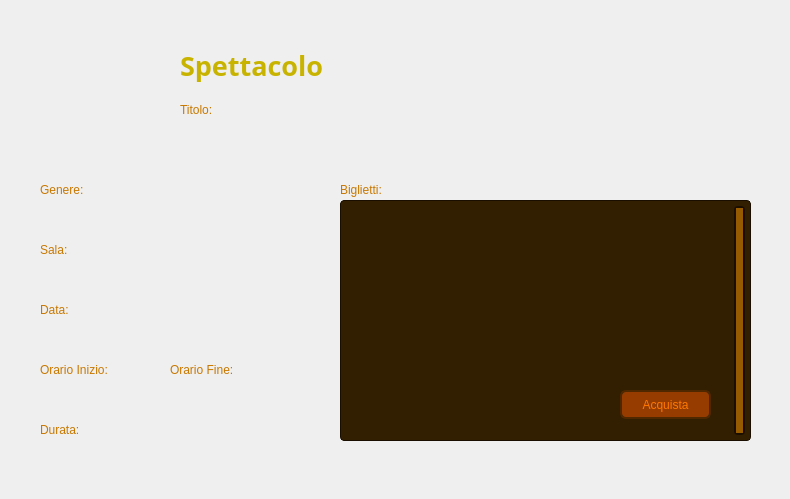
<?xml version="1.0" encoding="UTF-8"?>
<ui version="4.0">
 <class>VistaVisualizzaSpettacoloCliente</class>
 <widget class="QWidget" name="VistaVisualizzaSpettacoloCliente">
  <property name="geometry">
   <rect>
    <x>0</x>
    <y>0</y>
    <width>790</width>
    <height>499</height>
   </rect>
  </property>
  <property name="windowTitle">
   <string>Spettacolo - CineMax</string>
  </property>
  <widget class="QLabel" name="Sfondo">
   <property name="geometry">
    <rect>
     <x>0</x>
     <y>0</y>
     <width>791</width>
     <height>501</height>
    </rect>
   </property>
   <property name="font">
    <font>
     <family>Segoe UI</family>
    </font>
   </property>
   <property name="styleSheet">
    <string notr="true">QLabel {
    background: qlineargradient(
        x1: 0, y1: 1,
        x2: 0, y2: 0,
		stop: 0 #321E00,
        stop: 1 #643C00
    );
}</string>
   </property>
   <property name="text">
    <string/>
   </property>
  </widget>
  <widget class="QLabel" name="labelIconaFoto">
   <property name="geometry">
    <rect>
     <x>30</x>
     <y>30</y>
     <width>131</width>
     <height>131</height>
    </rect>
   </property>
   <property name="text">
    <string/>
   </property>
   <property name="pixmap">
    <pixmap>Immagini/IconaFotoCliente.png</pixmap>
   </property>
   <property name="scaledContents">
    <bool>true</bool>
   </property>
  </widget>
  <widget class="QLabel" name="labelTitolo">
   <property name="geometry">
    <rect>
     <x>180</x>
     <y>100</y>
     <width>63</width>
     <height>20</height>
    </rect>
   </property>
   <property name="styleSheet">
    <string notr="true">QLabel {
    color: #C87800;
}</string>
   </property>
   <property name="text">
    <string>Titolo:</string>
   </property>
   <property name="alignment">
    <set>Qt::AlignmentFlag::AlignLeading|Qt::AlignmentFlag::AlignLeft|Qt::AlignmentFlag::AlignVCenter</set>
   </property>
  </widget>
  <widget class="QLabel" name="labelTitoloPrincipale">
   <property name="geometry">
    <rect>
     <x>180</x>
     <y>30</y>
     <width>291</width>
     <height>71</height>
    </rect>
   </property>
   <property name="font">
    <font>
     <family>Segoe UI Variable</family>
     <pointsize>20</pointsize>
     <bold>true</bold>
    </font>
   </property>
   <property name="styleSheet">
    <string notr="true">QLabel {
    color: #C8B400;
}</string>
   </property>
   <property name="text">
    <string>Spettacolo</string>
   </property>
   <property name="alignment">
    <set>Qt::AlignmentFlag::AlignLeading|Qt::AlignmentFlag::AlignLeft|Qt::AlignmentFlag::AlignVCenter</set>
   </property>
  </widget>
  <widget class="ClickableLabel" name="labelHomeButton">
   <property name="geometry">
    <rect>
     <x>700</x>
     <y>20</y>
     <width>63</width>
     <height>61</height>
    </rect>
   </property>
   <property name="text">
    <string/>
   </property>
   <property name="pixmap">
    <pixmap>Immagini/HomeButtonCliente.png</pixmap>
   </property>
   <property name="scaledContents">
    <bool>true</bool>
   </property>
  </widget>
  <widget class="QLabel" name="labelGenere">
   <property name="geometry">
    <rect>
     <x>40</x>
     <y>180</y>
     <width>81</width>
     <height>20</height>
    </rect>
   </property>
   <property name="styleSheet">
    <string notr="true">QLabel {
    color: #C87800;
}</string>
   </property>
   <property name="text">
    <string>Genere:</string>
   </property>
   <property name="alignment">
    <set>Qt::AlignmentFlag::AlignLeading|Qt::AlignmentFlag::AlignLeft|Qt::AlignmentFlag::AlignVCenter</set>
   </property>
  </widget>
  <widget class="QLabel" name="labelTitoloSpettacolo">
   <property name="geometry">
    <rect>
     <x>180</x>
     <y>120</y>
     <width>301</width>
     <height>20</height>
    </rect>
   </property>
   <property name="styleSheet">
    <string notr="true">QLabel {
    color: #965A00;
}</string>
   </property>
   <property name="text">
    <string/>
   </property>
  </widget>
  <widget class="QLabel" name="labelGenereSpettacolo">
   <property name="geometry">
    <rect>
     <x>40</x>
     <y>200</y>
     <width>131</width>
     <height>20</height>
    </rect>
   </property>
   <property name="styleSheet">
    <string notr="true">QLabel {
    color: #965A00;
}</string>
   </property>
   <property name="text">
    <string/>
   </property>
  </widget>
  <widget class="QLabel" name="labelOrarioInizio">
   <property name="geometry">
    <rect>
     <x>40</x>
     <y>360</y>
     <width>101</width>
     <height>20</height>
    </rect>
   </property>
   <property name="styleSheet">
    <string notr="true">QLabel {
    color: #C87800;
}</string>
   </property>
   <property name="text">
    <string>Orario Inizio:</string>
   </property>
   <property name="alignment">
    <set>Qt::AlignmentFlag::AlignLeading|Qt::AlignmentFlag::AlignLeft|Qt::AlignmentFlag::AlignVCenter</set>
   </property>
  </widget>
  <widget class="QLabel" name="labelOrarioInizioSpettacolo">
   <property name="geometry">
    <rect>
     <x>40</x>
     <y>380</y>
     <width>41</width>
     <height>20</height>
    </rect>
   </property>
   <property name="styleSheet">
    <string notr="true">QLabel {
    color: #965A00;
}</string>
   </property>
   <property name="text">
    <string/>
   </property>
  </widget>
  <widget class="QLabel" name="labelSala">
   <property name="geometry">
    <rect>
     <x>40</x>
     <y>240</y>
     <width>81</width>
     <height>20</height>
    </rect>
   </property>
   <property name="styleSheet">
    <string notr="true">QLabel {
    color: #C87800;
}</string>
   </property>
   <property name="text">
    <string>Sala:</string>
   </property>
   <property name="alignment">
    <set>Qt::AlignmentFlag::AlignLeading|Qt::AlignmentFlag::AlignLeft|Qt::AlignmentFlag::AlignVCenter</set>
   </property>
  </widget>
  <widget class="QLabel" name="labelSalaSpettacolo">
   <property name="geometry">
    <rect>
     <x>40</x>
     <y>260</y>
     <width>31</width>
     <height>20</height>
    </rect>
   </property>
   <property name="styleSheet">
    <string notr="true">QLabel {
    color: #965A00;
}</string>
   </property>
   <property name="text">
    <string/>
   </property>
  </widget>
  <widget class="QLabel" name="labelData">
   <property name="geometry">
    <rect>
     <x>40</x>
     <y>300</y>
     <width>81</width>
     <height>20</height>
    </rect>
   </property>
   <property name="styleSheet">
    <string notr="true">QLabel {
    color: #C87800;
}</string>
   </property>
   <property name="text">
    <string>Data:</string>
   </property>
   <property name="alignment">
    <set>Qt::AlignmentFlag::AlignLeading|Qt::AlignmentFlag::AlignLeft|Qt::AlignmentFlag::AlignVCenter</set>
   </property>
  </widget>
  <widget class="QLabel" name="labelDataSpettacolo">
   <property name="geometry">
    <rect>
     <x>40</x>
     <y>320</y>
     <width>81</width>
     <height>20</height>
    </rect>
   </property>
   <property name="styleSheet">
    <string notr="true">QLabel {
    color: #965A00;
}</string>
   </property>
   <property name="text">
    <string/>
   </property>
  </widget>
  <widget class="ClickableLabel" name="labelIndietroButton">
   <property name="geometry">
    <rect>
     <x>620</x>
     <y>20</y>
     <width>63</width>
     <height>61</height>
    </rect>
   </property>
   <property name="text">
    <string/>
   </property>
   <property name="pixmap">
    <pixmap>Immagini/IndietroButtonCliente.png</pixmap>
   </property>
   <property name="scaledContents">
    <bool>true</bool>
   </property>
  </widget>
  <widget class="QLabel" name="labelOrarioFine">
   <property name="geometry">
    <rect>
     <x>170</x>
     <y>360</y>
     <width>101</width>
     <height>20</height>
    </rect>
   </property>
   <property name="styleSheet">
    <string notr="true">QLabel {
    color: #C87800;
}</string>
   </property>
   <property name="text">
    <string>Orario Fine:</string>
   </property>
   <property name="alignment">
    <set>Qt::AlignmentFlag::AlignLeading|Qt::AlignmentFlag::AlignLeft|Qt::AlignmentFlag::AlignVCenter</set>
   </property>
  </widget>
  <widget class="QLabel" name="labelOrarioFineSpettacolo">
   <property name="geometry">
    <rect>
     <x>170</x>
     <y>380</y>
     <width>51</width>
     <height>20</height>
    </rect>
   </property>
   <property name="styleSheet">
    <string notr="true">QLabel {
    color: #965A00;
}</string>
   </property>
   <property name="text">
    <string/>
   </property>
  </widget>
  <widget class="QLabel" name="labelDurata">
   <property name="geometry">
    <rect>
     <x>40</x>
     <y>420</y>
     <width>101</width>
     <height>20</height>
    </rect>
   </property>
   <property name="styleSheet">
    <string notr="true">QLabel {
    color: #C87800;
}</string>
   </property>
   <property name="text">
    <string>Durata:</string>
   </property>
   <property name="alignment">
    <set>Qt::AlignmentFlag::AlignLeading|Qt::AlignmentFlag::AlignLeft|Qt::AlignmentFlag::AlignVCenter</set>
   </property>
  </widget>
  <widget class="QLabel" name="labelDurataSpettacolo">
   <property name="geometry">
    <rect>
     <x>40</x>
     <y>440</y>
     <width>91</width>
     <height>20</height>
    </rect>
   </property>
   <property name="styleSheet">
    <string notr="true">QLabel {
    color: #965A00;
}</string>
   </property>
   <property name="text">
    <string/>
   </property>
  </widget>
  <widget class="QPushButton" name="pushButtonAcquista">
   <property name="geometry">
    <rect>
     <x>620</x>
     <y>390</y>
     <width>91</width>
     <height>29</height>
    </rect>
   </property>
   <property name="styleSheet">
    <string notr="true">QPushButton {
    background-color: #963C00;
    color: #FF7800;
    border: 2px solid #502800;
    border-radius: 6px;
}

QPushButton:hover {
    background-color: #C86400;
}
</string>
   </property>
   <property name="text">
    <string>Acquista</string>
   </property>
  </widget>
  <widget class="QTableView" name="tableViewBiglietti">
   <property name="geometry">
    <rect>
     <x>340</x>
     <y>200</y>
     <width>411</width>
     <height>241</height>
    </rect>
   </property>
   <property name="styleSheet">
    <string notr="true">QTableView {
    background-color: #321E00;
    color: #965A00;
    border: 1px solid #190E00;
    border-radius: 4px;
    font-size: 11px;
}

QTableView:focus {
    outline: none;
}

QHeaderView::section {
    background-color: #5A3400;
    color: #C87800;
    border: 1px solid #3B1C00;
	border-left: none;
    border-right: none;
	text-align: left;
    padding: 3px;
}

QTableView::item {
	border: 1px solid #190E00;
    border-left: none;
    border-right: none;
	border-bottom: none;
}

QTableView::item:selected {
    background-color: #C86400;
    color: #FF7800;
}

QTableView QScrollBar:vertical {
        background: #B46E00;
        border: 2px solid #190E00;
        border-radius: 4px;
        width: 21px;
        margin: 5px;
}

QTableView QScrollBar::handle:vertical {
	background: #965A00;
    min-height: 20px;
    border-radius: 4px;
}

QTableView QScrollBar::handle:vertical:hover {
     background: #C86400;
}

QTableView QScrollBar::add-line:vertical, QScrollBar::sub-line:vertical {
	background: none;
    border: none;
}</string>
   </property>
   <property name="verticalScrollBarPolicy">
    <enum>Qt::ScrollBarPolicy::ScrollBarAlwaysOn</enum>
   </property>
   <property name="horizontalScrollBarPolicy">
    <enum>Qt::ScrollBarPolicy::ScrollBarAlwaysOff</enum>
   </property>
   <property name="sizeAdjustPolicy">
    <enum>QAbstractScrollArea::SizeAdjustPolicy::AdjustToContents</enum>
   </property>
   <property name="tabKeyNavigation">
    <bool>false</bool>
   </property>
   <property name="showDropIndicator" stdset="0">
    <bool>false</bool>
   </property>
   <property name="dragDropOverwriteMode">
    <bool>false</bool>
   </property>
   <property name="selectionMode">
    <enum>QAbstractItemView::SelectionMode::SingleSelection</enum>
   </property>
   <property name="selectionBehavior">
    <enum>QAbstractItemView::SelectionBehavior::SelectRows</enum>
   </property>
   <property name="showGrid">
    <bool>false</bool>
   </property>
   <property name="cornerButtonEnabled">
    <bool>false</bool>
   </property>
   <attribute name="horizontalHeaderHighlightSections">
    <bool>false</bool>
   </attribute>
   <attribute name="verticalHeaderVisible">
    <bool>false</bool>
   </attribute>
   <attribute name="verticalHeaderMinimumSectionSize">
    <number>25</number>
   </attribute>
   <attribute name="verticalHeaderDefaultSectionSize">
    <number>25</number>
   </attribute>
   <attribute name="verticalHeaderHighlightSections">
    <bool>false</bool>
   </attribute>
  </widget>
  <widget class="QLabel" name="labelBiglietti">
   <property name="geometry">
    <rect>
     <x>340</x>
     <y>180</y>
     <width>81</width>
     <height>20</height>
    </rect>
   </property>
   <property name="styleSheet">
    <string notr="true">QLabel {
    color: #C87800;
}</string>
   </property>
   <property name="text">
    <string>Biglietti:</string>
   </property>
   <property name="alignment">
    <set>Qt::AlignmentFlag::AlignLeading|Qt::AlignmentFlag::AlignLeft|Qt::AlignmentFlag::AlignVCenter</set>
   </property>
  </widget>
  <zorder>Sfondo</zorder>
  <zorder>labelIconaFoto</zorder>
  <zorder>labelTitolo</zorder>
  <zorder>labelTitoloPrincipale</zorder>
  <zorder>labelHomeButton</zorder>
  <zorder>labelGenere</zorder>
  <zorder>labelTitoloSpettacolo</zorder>
  <zorder>labelGenereSpettacolo</zorder>
  <zorder>labelOrarioInizio</zorder>
  <zorder>labelOrarioInizioSpettacolo</zorder>
  <zorder>labelSala</zorder>
  <zorder>labelSalaSpettacolo</zorder>
  <zorder>labelData</zorder>
  <zorder>labelDataSpettacolo</zorder>
  <zorder>labelIndietroButton</zorder>
  <zorder>labelOrarioFine</zorder>
  <zorder>labelOrarioFineSpettacolo</zorder>
  <zorder>labelDurata</zorder>
  <zorder>labelDurataSpettacolo</zorder>
  <zorder>tableViewBiglietti</zorder>
  <zorder>pushButtonAcquista</zorder>
  <zorder>labelBiglietti</zorder>
 </widget>
 <customwidgets>
  <customwidget>
   <class>ClickableLabel</class>
   <extends>QLabel</extends>
   <header>clickablelabel.h</header>
  </customwidget>
 </customwidgets>
 <resources/>
 <connections/>
</ui>
